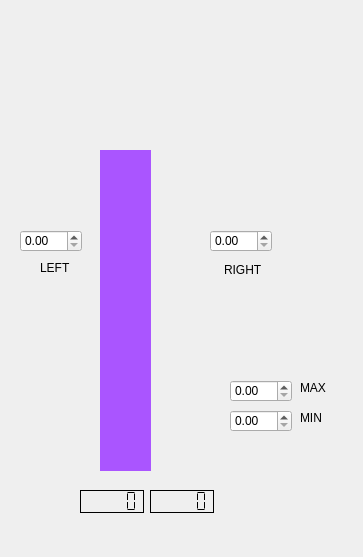
<?xml version="1.0" encoding="UTF-8"?>
<ui version="4.0">
 <class>Dialog</class>
 <widget class="QDialog" name="Dialog">
  <property name="geometry">
   <rect>
    <x>0</x>
    <y>0</y>
    <width>363</width>
    <height>557</height>
   </rect>
  </property>
  <property name="windowTitle">
   <string>Dialog</string>
  </property>
  <widget class="QVUMeter" name="qvumeter">
   <property name="geometry">
    <rect>
     <x>100</x>
     <y>150</y>
     <width>51</width>
     <height>321</height>
    </rect>
   </property>
   <property name="toolTip">
    <string>VU Meter</string>
   </property>
   <property name="whatsThis">
    <string>VU Meter</string>
   </property>
   <property name="styleSheet">
    <string notr="true">background-color: rgb(170, 85, 255);</string>
   </property>
   <property name="colorBg">
    <color>
     <red>8</red>
     <green>35</green>
     <blue>60</blue>
    </color>
   </property>
   <property name="colorValue">
    <color>
     <red>0</red>
     <green>0</green>
     <blue>0</blue>
    </color>
   </property>
  </widget>
  <widget class="QDoubleSpinBox" name="doubleSpinBox">
   <property name="geometry">
    <rect>
     <x>230</x>
     <y>410</y>
     <width>62</width>
     <height>22</height>
    </rect>
   </property>
  </widget>
  <widget class="QLabel" name="label">
   <property name="geometry">
    <rect>
     <x>300</x>
     <y>410</y>
     <width>31</width>
     <height>16</height>
    </rect>
   </property>
   <property name="text">
    <string>MIN</string>
   </property>
  </widget>
  <widget class="QDoubleSpinBox" name="doubleSpinBox_2">
   <property name="geometry">
    <rect>
     <x>230</x>
     <y>380</y>
     <width>62</width>
     <height>22</height>
    </rect>
   </property>
  </widget>
  <widget class="QLabel" name="label_2">
   <property name="geometry">
    <rect>
     <x>300</x>
     <y>380</y>
     <width>31</width>
     <height>16</height>
    </rect>
   </property>
   <property name="text">
    <string>MAX</string>
   </property>
  </widget>
  <widget class="QDoubleSpinBox" name="doubleSpinBox_3">
   <property name="geometry">
    <rect>
     <x>210</x>
     <y>230</y>
     <width>62</width>
     <height>22</height>
    </rect>
   </property>
  </widget>
  <widget class="QLabel" name="label_3">
   <property name="geometry">
    <rect>
     <x>224</x>
     <y>260</y>
     <width>41</width>
     <height>20</height>
    </rect>
   </property>
   <property name="text">
    <string>RIGHT</string>
   </property>
  </widget>
  <widget class="QDoubleSpinBox" name="doubleSpinBox_4">
   <property name="geometry">
    <rect>
     <x>20</x>
     <y>230</y>
     <width>62</width>
     <height>22</height>
    </rect>
   </property>
  </widget>
  <widget class="QLabel" name="label_4">
   <property name="geometry">
    <rect>
     <x>40</x>
     <y>260</y>
     <width>31</width>
     <height>16</height>
    </rect>
   </property>
   <property name="text">
    <string>LEFT</string>
   </property>
  </widget>
  <widget class="QLCDNumber" name="lcdNumber">
   <property name="geometry">
    <rect>
     <x>80</x>
     <y>490</y>
     <width>64</width>
     <height>23</height>
    </rect>
   </property>
   <property name="frameShadow">
    <enum>QFrame::Plain</enum>
   </property>
   <property name="segmentStyle">
    <enum>QLCDNumber::Flat</enum>
   </property>
  </widget>
  <widget class="QLCDNumber" name="lcdNumber_2">
   <property name="geometry">
    <rect>
     <x>150</x>
     <y>490</y>
     <width>64</width>
     <height>23</height>
    </rect>
   </property>
   <property name="frameShadow">
    <enum>QFrame::Plain</enum>
   </property>
   <property name="segmentStyle">
    <enum>QLCDNumber::Flat</enum>
   </property>
  </widget>
 </widget>
 <customwidgets>
  <customwidget>
   <class>QVUMeter</class>
   <extends>QWidget</extends>
   <header>qvumeter.h</header>
  </customwidget>
 </customwidgets>
 <resources/>
 <connections>
  <connection>
   <sender>doubleSpinBox</sender>
   <signal>valueChanged(double)</signal>
   <receiver>qvumeter</receiver>
   <slot>setMinValue(double)</slot>
   <hints>
    <hint type="sourcelabel">
     <x>260</x>
     <y>420</y>
    </hint>
    <hint type="destinationlabel">
     <x>145</x>
     <y>245</y>
    </hint>
   </hints>
  </connection>
  <connection>
   <sender>doubleSpinBox_2</sender>
   <signal>valueChanged(double)</signal>
   <receiver>qvumeter</receiver>
   <slot>setMaxValue(double)</slot>
   <hints>
    <hint type="sourcelabel">
     <x>260</x>
     <y>390</y>
    </hint>
    <hint type="destinationlabel">
     <x>145</x>
     <y>245</y>
    </hint>
   </hints>
  </connection>
  <connection>
   <sender>doubleSpinBox_3</sender>
   <signal>valueChanged(double)</signal>
   <receiver>qvumeter</receiver>
   <slot>setRightValue(double)</slot>
   <hints>
    <hint type="sourcelabel">
     <x>240</x>
     <y>240</y>
    </hint>
    <hint type="destinationlabel">
     <x>145</x>
     <y>245</y>
    </hint>
   </hints>
  </connection>
  <connection>
   <sender>doubleSpinBox_4</sender>
   <signal>valueChanged(double)</signal>
   <receiver>qvumeter</receiver>
   <slot>setLeftValue(double)</slot>
   <hints>
    <hint type="sourcelabel">
     <x>50</x>
     <y>240</y>
    </hint>
    <hint type="destinationlabel">
     <x>145</x>
     <y>245</y>
    </hint>
   </hints>
  </connection>
  <connection>
   <sender>qvumeter</sender>
   <signal>valueRChanged(double)</signal>
   <receiver>lcdNumber_2</receiver>
   <slot>display(double)</slot>
   <hints>
    <hint type="sourcelabel">
     <x>145</x>
     <y>245</y>
    </hint>
    <hint type="destinationlabel">
     <x>181</x>
     <y>501</y>
    </hint>
   </hints>
  </connection>
  <connection>
   <sender>qvumeter</sender>
   <signal>valueLChanged(double)</signal>
   <receiver>lcdNumber</receiver>
   <slot>display(double)</slot>
   <hints>
    <hint type="sourcelabel">
     <x>145</x>
     <y>245</y>
    </hint>
    <hint type="destinationlabel">
     <x>111</x>
     <y>501</y>
    </hint>
   </hints>
  </connection>
 </connections>
</ui>
